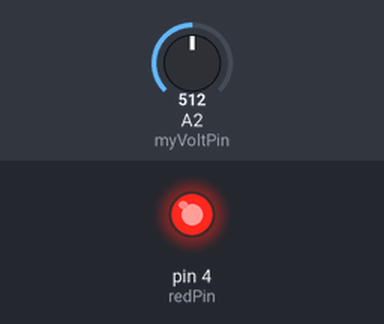
Bench run of a sketch on a simulated Arduino Uno, built with avr-gcc and run on an emulated ATmega328P. On the bench: output pins drawn as LEDs (lit = HIGH). The test bench sets the inputs (shaded band); at power-on: A2 (myVoltPin) = 512. What the sketch prints to the serial monitor is not drawn.

Above: at 0.3 s.
Timing chart, 0 to 1.8 s (numbered marks = the images above):
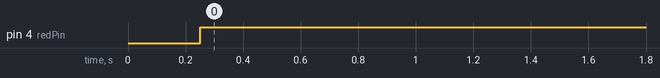

Measured:
- by itself, pin 4 (redPin): LOW → HIGH at 0.25 s

The sketch:

Lesson13_New_Ard.ino
```cpp
int redPin=4;
int myVoltPin=A2;
int readVal;
float V2;
int delayT=250;


void setup() {
  // put your setup code here, to run once:
pinMode(redPin,OUTPUT);
Serial.begin(9600);


}

void loop() {
  // put your main code here, to run repeatedly:

readVal=analogRead(myVoltPin);
V2=(5./1023.)*readVal;
Serial.print("Potentiometer voltage is: ");
Serial.println(V2);
delay(delayT);

if (V2 >= 2 && V2 <= 3) {
  digitalWrite(redPin,HIGH);
}
if (V2 <= 2 || V2 >= 3){
  digitalWrite(redPin,LOW);
}

delay(delayT);
}
```
